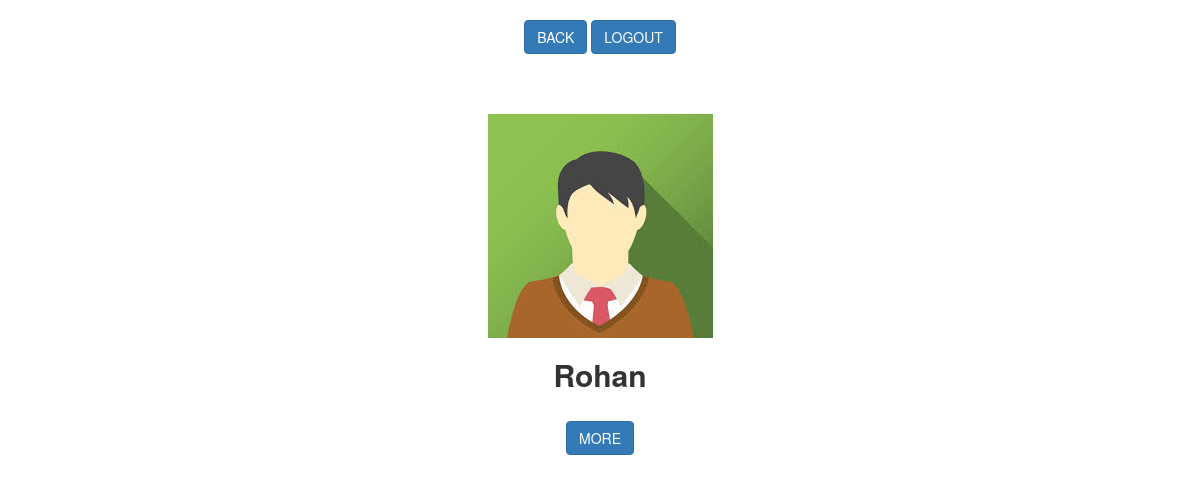
The page /report.php (signed in) on the database its author committed.
### tables this page shows
CREATE TABLE `user` (
  `User_id` int(10) NOT NULL,
  `Username` varchar(100) NOT NULL,
  `gender` varchar(10) NOT NULL,
  `u_img` varchar(100) NOT NULL,
  `Phone_no` bigint(10) NOT NULL,
  `email` varchar(50) NOT NULL,
  `House_no` int(5) DEFAULT NULL,
  `Street` varchar(100) DEFAULT NULL,
  `City` varchar(20) DEFAULT NULL,
  `Pincode` int(6) DEFAULT NULL,
  `password` varchar(255) DEFAULT NULL
);

### report.php (the view, shortened to what this page needs)
<?php
     $connection= mysqli_connect("localhost","root","","project");
	 $user = strval($_SESSION['Email']);
     $sql = "SELECT * FROM user WHERE Email = '$user' " ;
     $res= mysqli_query($connection,$sql);
?>
<!DOCTYPE html>
<html lang="en">
<head>
   <link rel="stylesheet" href="https://maxcdn.bootstrapcdn.com/bootstrap/3.3.7/css/bootstrap.min.css">
</head>
<body style="background-color:white";>
<center>
<div class="container">
    <br>
                <div class="details">
                 <a href="index.php"><button class="btn btn-primary">BACK</button></a>
                 <a href="Logout.php"><button class="btn btn-primary">LOGOUT</button></a><br/><br/>
	 </div>
  <br><br>
  <?php while($row = mysqli_fetch_assoc($res)) {   ?>
  <div class="card">
         <img src= "<?php echo $row['u_img'] ?>" name ="pimg" alt="Avatar"  >
         <br>
         <h2><b><?php echo $row['Username']; ?></td></b></h2> <br>
         <form method="POST" action="fullreport.php">
         <button type="submit" name="submit" class="btn btn-primary">MORE</button>
         </form>
         </div>
         <?php   } ?>
</center>
</body>
</html>

### rows shown on the page
user: u_img (picture), Username "Rohan"
